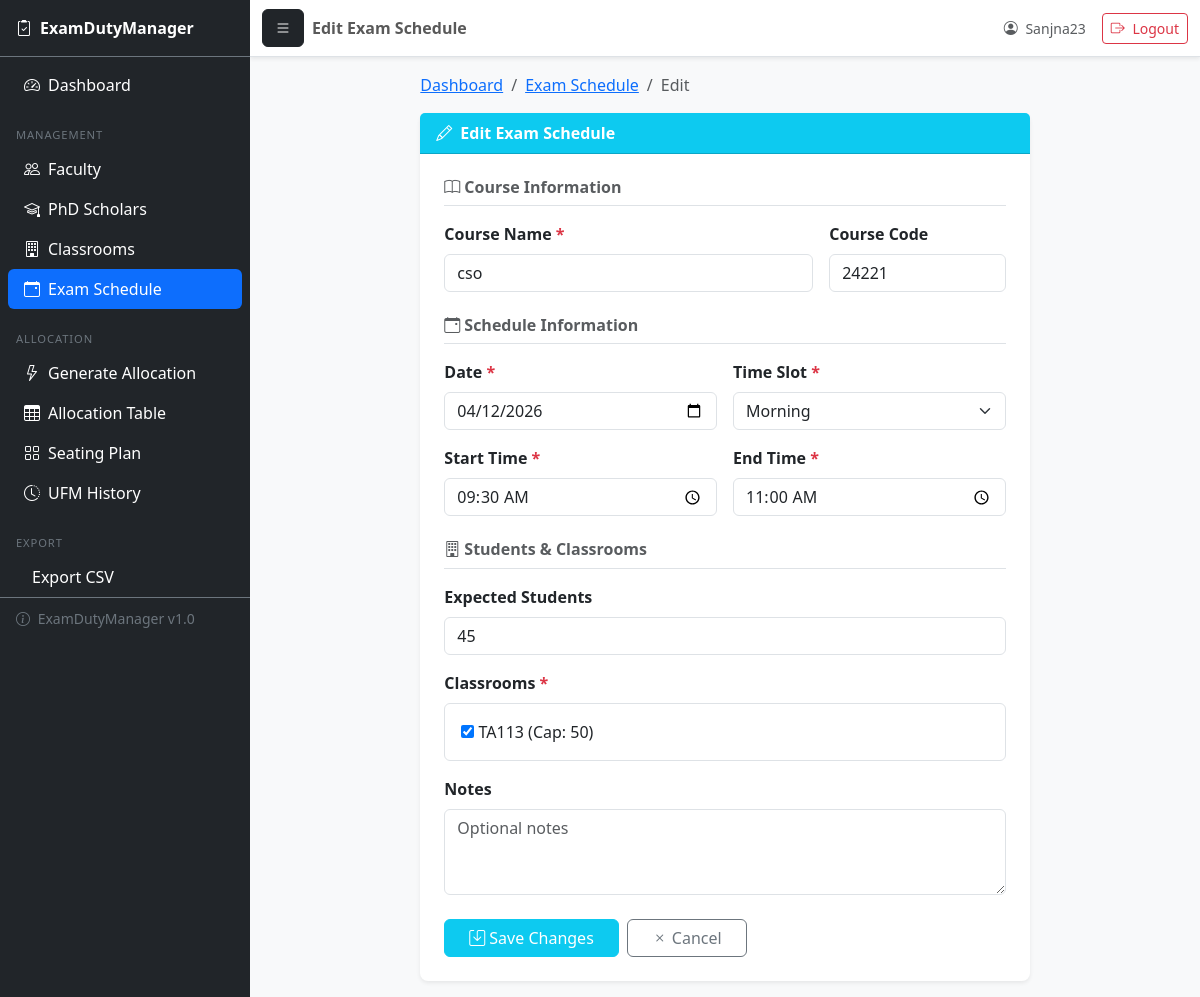
/exams/1/edit/ (signed in), run on the app's committed database.
### allocation/models.py (models this page shows, shortened)
class ExamSchedule(models.Model):
    course_name       = models.CharField(max_length=255)
    course_code       = models.CharField(max_length=20, blank=True)
    date              = models.DateField()
    time_slot         = models.CharField(max_length=10, choices=TimeSlot.choices)
    start_time        = models.TimeField()
    end_time          = models.TimeField()
    expected_students = models.PositiveIntegerField(default=0)
    classrooms        = models.ManyToManyField(
        Classroom,
        related_name="exam_schedules",
        blank=True
    )
    notes = models.TextField(blank=True)
    class Meta:
        verbose_name = "Exam Schedule"
        verbose_name_plural = "Exam Schedules"
        ordering = ["date", "start_time"]
        unique_together = ("course_name", "date", "time_slot")

### allocation/views.py (the view)
# urls.py: path("exams/<int:pk>/edit/",  views.exam_edit,        name="exam_edit"),
@login_required(login_url="/login/")
def exam_edit(request, pk):
    exam = get_object_or_404(ExamSchedule, pk=pk)
    if request.method == "POST":
        form = ExamScheduleForm(request.POST, instance=exam)
        if form.is_valid():
            form.save()
            messages.success(request, "Exam schedule updated successfully.")
            return redirect("allocation:exam_list")
    else:
        form = ExamScheduleForm(instance=exam)
    return render(request, "allocation/exam_form.html", {
        "form":  form,
        "title": "Edit Exam Schedule",
    })

### allocation/models.py (called while the page is built)
    def __str__(self) -> str:
        return f"{self.name} (Cap: {self.capacity})"

### templates/allocation/exam_form.html (shortened to what this page needs)
{% extends "base.html" %}
{% block page_title %}Edit Exam Schedule{% endblock %}
{% block content %}
<div class="row justify-content-center">
    <div class="col-md-8">
        <nav aria-label="breadcrumb" class="mb-3">
            <ol class="breadcrumb">
                <li class="breadcrumb-item">
                    <a href="{% url 'allocation:dashboard' %}">Dashboard</a>
                </li>
                <li class="breadcrumb-item">
                    <a href="{% url 'allocation:exam_list' %}">Exam Schedule</a>
                </li>
                <li class="breadcrumb-item active">Edit</li>
            </ol>
        </nav>
        <div class="card border-0 shadow-sm">
            <div class="card-header bg-info text-white fw-semibold">
                <i class="bi bi-pencil me-2"></i>{{ title }}
            </div>
            <div class="card-body p-4">
                <form method="post" novalidate>
                    <h6 class="fw-semibold text-muted mb-3 border-bottom pb-2">
                        <i class="bi bi-book me-1"></i>Course Information
                    </h6>
                    <div class="row g-3 mb-3">
                        <div class="col-md-8">
                            <label class="form-label fw-semibold">
                                Course Name <span class="text-danger">*</span>
                            </label>
                            {{ form.course_name }}
                        </div>
                        <div class="col-md-4">
                            <label class="form-label fw-semibold">Course Code</label>
                            {{ form.course_code }}
                        </div>
                    </div>
                    <h6 class="fw-semibold text-muted mb-3 border-bottom pb-2 mt-4">
                        <i class="bi bi-calendar-event me-1"></i>Schedule Information
                    </h6>
                    <div class="row g-3 mb-3">
                        <div class="col-md-6">
                            <label class="form-label fw-semibold">
                                Date <span class="text-danger">*</span>
                            </label>
                            {{ form.date }}
                        </div>
                        <div class="col-md-6">
                            <label class="form-label fw-semibold">
                                Time Slot <span class="text-danger">*</span>
                            </label>
                            {{ form.time_slot }}
                        </div>
                    </div>
                    <div class="row g-3 mb-3">
                        <div class="col-md-6">
                            <label class="form-label fw-semibold">
                                Start Time <span class="text-danger">*</span>
                            </label>
                            {{ form.start_time }}
                        </div>
                        <div class="col-md-6">
                            <label class="form-label fw-semibold">
                                End Time <span class="text-danger">*</span>
                            </label>
                            {{ form.end_time }}
                        </div>
                    </div>
                    <h6 class="fw-semibold text-muted mb-3 border-bottom pb-2 mt-4">
                        <i class="bi bi-building me-1"></i>Students & Classrooms
                    </h6>
                    <div class="mb-3">
                        <label class="form-label fw-semibold">Expected Students</label>
                        {{ form.expected_students }}
                    </div>
                    <div class="mb-3">
                        <label class="form-label fw-semibold">
                            Classrooms <span class="text-danger">*</span>
                        </label>
                        <div class="border rounded p-3">
                            {{ form.classrooms }}
                        </div>
                    </div>
                    <div class="mb-3">
                        <label class="form-label fw-semibold">Notes</label>
                        {{ form.notes }}
                    </div>
                    <div class="d-flex gap-2 mt-4">
                        <button type="submit" class="btn btn-info text-white px-4">
                            <i class="bi bi-save me-1"></i>Save Changes
                        </button>
                        <a href="{% url 'allocation:exam_list' %}"
                           class="btn btn-outline-secondary px-4">
                            <i class="bi bi-x me-1"></i>Cancel
                        </a>
                    </div>
                </form>
            </div>
        </div>
    </div>
</div>
{% endblock %}

### templates/base.html (shortened to what this page needs)
{% load static %}
<!DOCTYPE html>
<html lang="en">
<head>
    <link href="https://cdn.jsdelivr.net/npm/bootstrap@5.3.3/dist/css/bootstrap.min.css" rel="stylesheet">
    <link rel="stylesheet" href="https://cdn.jsdelivr.net/npm/bootstrap-icons@1.11.0/font/bootstrap-icons.css">
    <link rel="stylesheet" href="{% static 'css/styles.css' %}">
</head>
<body>
<div class="d-flex min-vh-100 bg-light">
    <nav class="sidebar bg-dark text-white" id="sidebar">
        <div class="sidebar-header px-3 py-3 border-bottom border-secondary d-flex align-items-center justify-content-between">
            <a href="{% if request.user.is_superuser %}{% url 'allocation:dashboard' %}
                     {% elif request.user.faculty %}{% url 'allocation:faculty_timetable' %}
                     {% elif request.user.phdscholar %}{% url 'allocation:phd_timetable' %}
                     {% else %}{% url 'allocation:login' %}{% endif %}"
               class="navbar-brand text-white fw-bold mb-0">
                <i class="bi bi-clipboard2-check me-2"></i>ExamDutyManager
            </a>
        </div>
        <div class="sidebar-body pt-2">
            <ul class="nav nav-pills flex-column mb-auto px-2">
                {% if request.user.is_superuser %}
                    <li class="nav-item">
                        <a class="nav-link text-white
                            {% if request.resolver_match.url_name == 'dashboard' %}active{% endif %}"
                           href="{% url 'allocation:dashboard' %}">
                            <i class="bi bi-speedometer2 me-2"></i>Dashboard
                        </a>
                    </li>
                    <li class="mt-2"><hr class="dropdown-divider border-secondary my-1"></li>
                    <li class="px-2 mb-1">
                        <span class="text-secondary sidebar-label">MANAGEMENT</span>
                    </li>
                    <li class="nav-item">
                        <a class="nav-link text-white
                            {% if request.resolver_match.url_name in 'faculty_list,faculty_edit,faculty_delete' %}active{% endif %}"
                           href="{% url 'allocation:faculty_list' %}">
                            <i class="bi bi-people me-2"></i>Faculty
                        </a>
                    </li>
                    <li class="nav-item">
                        <a class="nav-link text-white
                            {% if request.resolver_match.url_name in 'phd_list,phd_edit,phd_delete' %}active{% endif %}"
                           href="{% url 'allocation:phd_list' %}">
                            <i class="bi bi-mortarboard me-2"></i>PhD Scholars
                        </a>
                    </li>
                    <li class="nav-item">
                        <a class="nav-link text-white
                            {% if request.resolver_match.url_name in 'classroom_list,classroom_edit,classroom_delete' %}active{% endif %}"
                           href="{% url 'allocation:classroom_list' %}">
                            <i class="bi bi-building me-2"></i>Classrooms
                        </a>
                    </li>
                    <li class="nav-item">
                        <a class="nav-link text-white
                            {% if request.resolver_match.url_name in 'exam_list,exam_edit,exam_delete' %}active{% endif %}"
                           href="{% url 'allocation:exam_list' %}">
                            <i class="bi bi-calendar-event me-2"></i>Exam Schedule
                        </a>
                    </li>
                    <li class="mt-2"><hr class="dropdown-divider border-secondary my-1"></li>
                    <li class="px-2 mb-1">
                        <span class="text-secondary sidebar-label">ALLOCATION</span>
                    </li>
                    <li class="nav-item">
                        <a class="nav-link text-white
                            {% if request.resolver_match.url_name == 'run_allocation' %}active{% endif %}"
                           href="{% url 'allocation:run_allocation' %}">
                            <i class="bi bi-lightning me-2"></i>Generate Allocation
                        </a>
                    </li>
                    <li class="nav-item">
                        <a class="nav-link text-white
                            {% if request.resolver_match.url_name == 'allocation_table' %}active{% endif %}"
                           href="{% url 'allocation:allocation_table' %}">
                            <i class="bi bi-table me-2"></i>Allocation Table
                        </a>
                    </li>
                    <li class="nav-item">
                        <a class="nav-link text-white
                            {% if request.resolver_match.url_name == 'seating_plan' %}active{% endif %}"
                           href="{% url 'allocation:seating_plan' %}">
                            <i class="bi bi-grid me-2"></i>Seating Plan
                        </a>
                    </li>
                    <li class="nav-item">
                        <a class="nav-link text-white
                            {% if request.resolver_match.url_name == 'ufm_history' %}active{% endif %}"
                           href="{% url 'allocation:ufm_history' %}">
                            <i class="bi bi-clock-history me-2"></i>UFM History
                        </a>
                    </li>
                    <li class="mt-2"><hr class="dropdown-divider border-secondary my-1"></li>
                    <li class="px-2 mb-1">
                        <span class="text-secondary sidebar-label">EXPORT</span>
                    </li>
                    <li class="nav-item">
                        <a class="nav-link text-white"
                           href="{% url 'allocation:export_allocations_csv' %}">
                            Export CSV
                        </a>
                    </li>
                {% endif %}
            </ul>
        </div>
        <div class="px-3 py-2 mt-auto border-top border-secondary">
            <small class="text-secondary">
                <i class="bi bi-info-circle me-1"></i>
                ExamDutyManager v1.0
            </small>
        </div>
    </nav>
    <main class="main-content overflow-auto" id="mainContent">
        <nav class="navbar navbar-expand-lg navbar-light bg-white border-bottom shadow-sm sticky-top">
            <div class="container-fluid">
                <button class="btn btn-dark me-2" id="sidebarToggle">
                    <i class="bi bi-list"></i>
                </button>
                <span class="navbar-text fw-semibold">
                    {% block page_title %}ExamDutyManager Admin{% endblock %}
                </span>
                <div class="d-flex align-items-center gap-3 ms-auto">
                    <span class="text-muted small d-none d-md-inline">
                        <i class="bi bi-person-circle me-1"></i>
                        {{ request.user.get_full_name|default:request.user.username }}
                    </span>
                    <a href="{% url 'allocation:logout' %}" class="btn btn-sm btn-outline-danger">
                        <i class="bi bi-box-arrow-right me-1"></i>
                        <span class="d-none d-md-inline">Logout</span>
                    </a>
                </div>
            </div>
        </nav>
        <div class="container-fluid py-3">
            {% block content %}{% endblock %}
        </div>
    </main>
</div>
</body>
</html>

### static/css/styles.css (style rules this page uses)
body { background-color: #f8f9fa; }
.sidebar { width: 240px; min-height: 100vh; }
.navbar-brand { font-weight: 600; }
.card { border-radius: 0.5rem; }

### templates/base.html (style rules this page uses)
.sidebar { width: 250px; min-height: 100vh; flex-shrink: 0; transition: left 0.3s ease; }
.sidebar .nav-link.active { background-color: #0d6efd !important; border-radius: 6px; }
.sidebar-label { font-size: 0.70rem; letter-spacing: 0.08em; }
.main-content { min-width: 0; flex: 1; }

### data on the page
ExamSchedule: course_name "cso", course_code "24221", date "04/12/2026", time_slot "Morning", start_time "09:30:00", end_time "11:00:00", expected_students "45"

### other printed values
{{ request.user.get_full_name|default:request.user.username }} "Sanjna23"
{{ title }} "Edit Exam Schedule"
